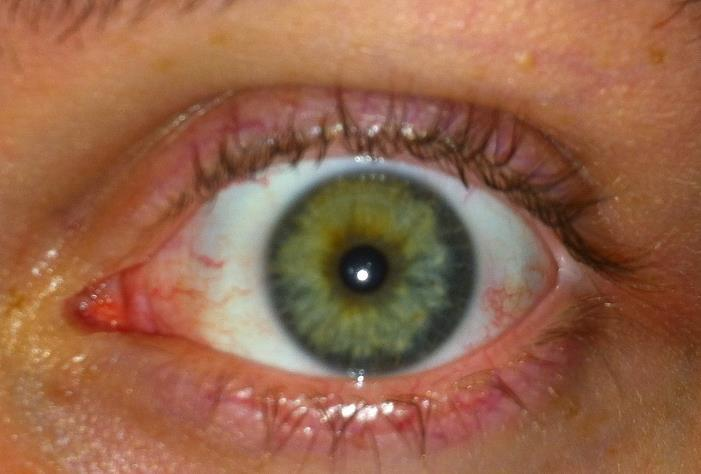
#> input picture 2025-1/Trabalho 2/olho01.jpg, 701 x 474 px
$ python trabalho02.py
#> lines starting #> are read from the running program, lines starting #| are printed output that depends on the picture; after the words box and inside, x2 and y2 are one past the last pixel; in counts of white or black regions, pixels touching at a corner belong together
#> the answer given: olho01.jpg
# Felipe Bona, João Martinho

import cv2
import numpy as np

def processar_imagem(caminho_imagem):
#> called with caminho_imagem = 'olho01.jpg'
    imagem_original = cv2.imread(caminho_imagem)
#> imagem_original is the input picture: shape (474, 701, 3); mean B, G, R 74.9, 101.6, 150
    if imagem_original is None:
        print("Não foi possível carregar a imagem :(")
        return

    imagem_cinza = cv2.cvtColor(imagem_original, cv2.COLOR_BGR2GRAY)
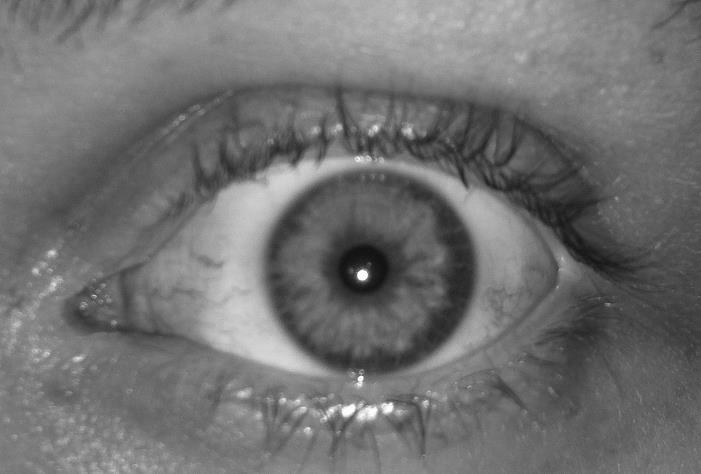
#> imagem_cinza: shape (474, 701); min 16, max 255, mean 113
    imagem_cinza = cv2.medianBlur(imagem_cinza, 9)
    imagem_cinza = cv2.equalizeHist(imagem_cinza)
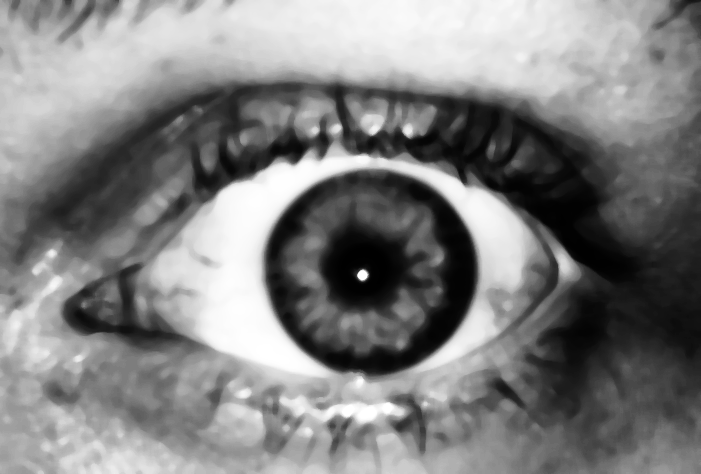
#> imagem_cinza: shape (474, 701); min 0, max 255, mean 128.6

    circulos = cv2.HoughCircles(
        imagem_cinza,
        cv2.HOUGH_GRADIENT,
        dp=1,
        minDist=50,
        param1=100,
        param2=40,
        minRadius=30,
        maxRadius=150
    )
#> circulos = [[370.5, 277.5, 109.1], [406.5, 239.5, 128.5], [419.5, 292.5, 51.3]]

    if circulos is not None:
        circulos = np.uint16(np.around(circulos))
#> circulos = [[370, 278, 109], [406, 240, 128], [420, 292, 51]]
        melhor_circulo = circulos[0][0]
#> melhor_circulo = [370, 278, 109]
        centro_x, centro_y, raio = melhor_circulo[0], melhor_circulo[1], melhor_circulo[2]
#> centro_x = 370; centro_y = 278; raio = 109

        mascara_iris = np.zeros(imagem_original.shape[:2], dtype=np.uint8)
        cv2.circle(mascara_iris, (centro_x, centro_y), raio, 255, -1)
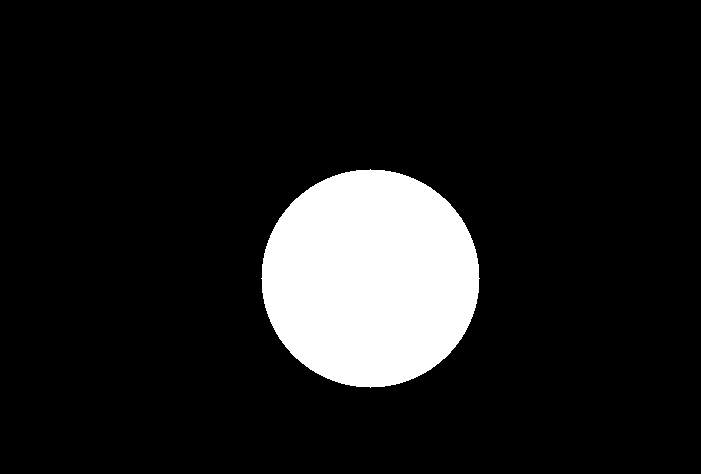
#> mascara_iris: shape (474, 701); 11.2% white; 1 white region, box (x1, y1, x2, y2) and area: (261, 169, 480, 388) 37297

        mascara_pupila = np.zeros(imagem_original.shape[:2], dtype=np.uint8)
        cv2.circle(mascara_pupila, (centro_x, centro_y), int(raio*0.35), 255, -1)
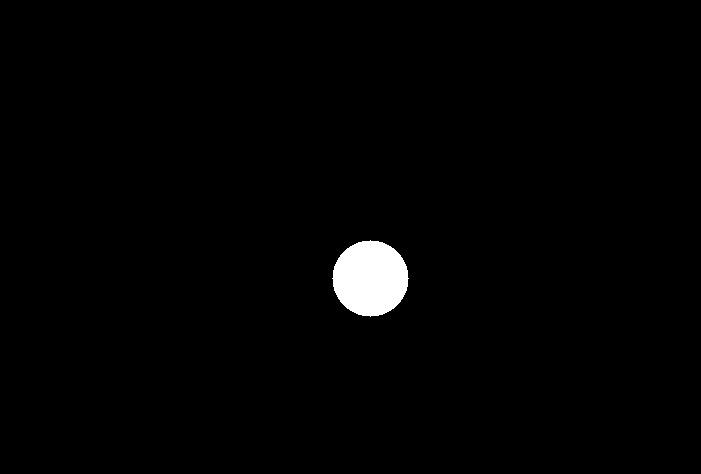
#> mascara_pupila: shape (474, 701); 1.4% white; 1 white region, box (x1, y1, x2, y2) and area: (332, 240, 409, 317) 4513

        mascara_final = cv2.subtract(mascara_iris, mascara_pupila)
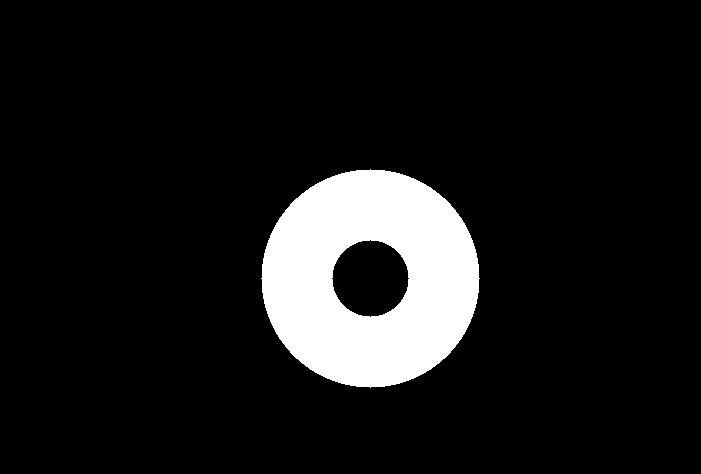
#> mascara_final: shape (474, 701); 9.9% white; 1 white region, box (x1, y1, x2, y2) and area: (261, 169, 480, 388) 32784

        iris_isolada = cv2.bitwise_and(imagem_original, imagem_original, mask=mascara_final)
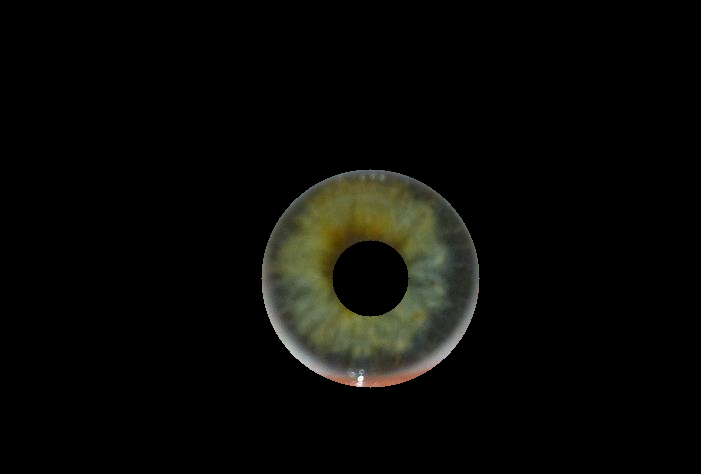
#> iris_isolada: shape (474, 701, 3); mean B, G, R 6.4, 9.1, 9

        fundo_branco = np.full_like(imagem_original, 255)
        resultado = cv2.bitwise_or(fundo_branco, fundo_branco, mask=cv2.bitwise_not(mascara_final))
#> fundo_branco: shape (474, 701, 3); every value is 255
        resultado = cv2.add(resultado, iris_isolada)
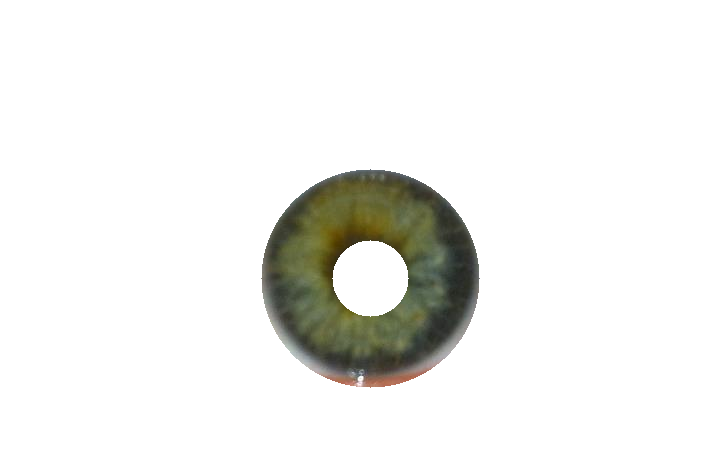
#> resultado: shape (474, 701, 3); mean of channels 0, 1, 2 236.2, 239, 238.8; drawn as B, G, R

        nome_saida = caminho_imagem.split('.')[0] + "_iris_isolada.png"
        cv2.imwrite(nome_saida, resultado)
    else:
        print("Não foi possível detectar a íris na imagem :(")

if __name__ == "__main__":
    caminho = input("Digite o caminho da imagem: ")
    processar_imagem(caminho)

$ run again, on 2025-1/Trabalho 2/olho03.jpg
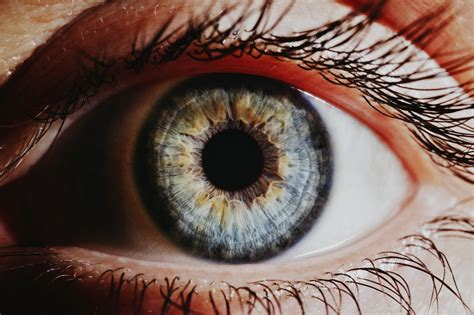
#> input picture 2025-1/Trabalho 2/olho03.jpg, 474 x 315 px
#> in processar_imagem, imagem_original is the input picture: shape (315, 474, 3); mean B, G, R 81.9, 90.2, 112.3
#> in processar_imagem, `circulos = cv2.HoughCircles( imagem_cinza, cv2.HOUGH_GRADIENT, dp=1, m..`: circulos = [[234.5, 165.5, 99.2], [327.5, 150.5, 136.2], [283.5, 176.5, 140.6], [267.5, 124.5, 81.1], [426.5, 114.5, 43.5], [434.5, 169.5, 40.3], [377.5, 98.5, 30.8]]
#> in processar_imagem, `circulos = np.uint16(np.around(circulos))`: circulos = [[234, 166, 99], [328, 150, 136], [284, 176, 141], [268, 124, 81], [426, 114, 44], [434, 170, 40], [378, 98, 31]]
#> melhor_circulo = [234, 166, 99]
#> centro_x = 234; centro_y = 166; raio = 99
#> in processar_imagem, `cv2.circle(mascara_iris, (centro_x, centro_y), raio, 255, -1)`:
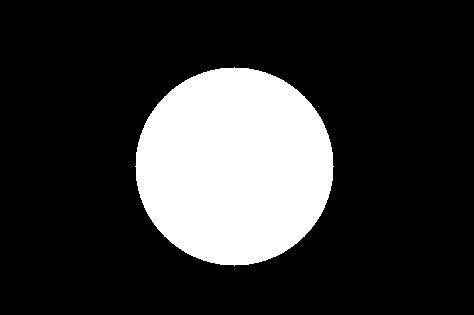
#> mascara_iris: shape (315, 474); 20.6% white; 1 white region, box (x1, y1, x2, y2) and area: (135, 67, 334, 266) 30757
#> mascara_pupila: shape (315, 474); 2.4% white; 1 white region, box (x1, y1, x2, y2) and area: (200, 132, 269, 201) 3625
#> mascara_final: shape (315, 474); 18.2% white; 1 white region, box (x1, y1, x2, y2) and area: (135, 67, 334, 266) 27132
#> fundo_branco: shape (315, 474, 3); every value is 255
#> in processar_imagem, `resultado = cv2.add(resultado, iris_isolada)`:
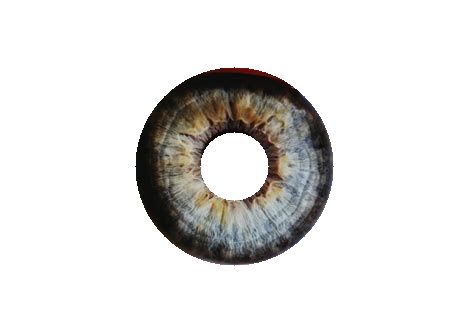
#> resultado: shape (315, 474, 3); mean of channels 0, 1, 2 223.3, 224.7, 225.7; drawn as B, G, R
